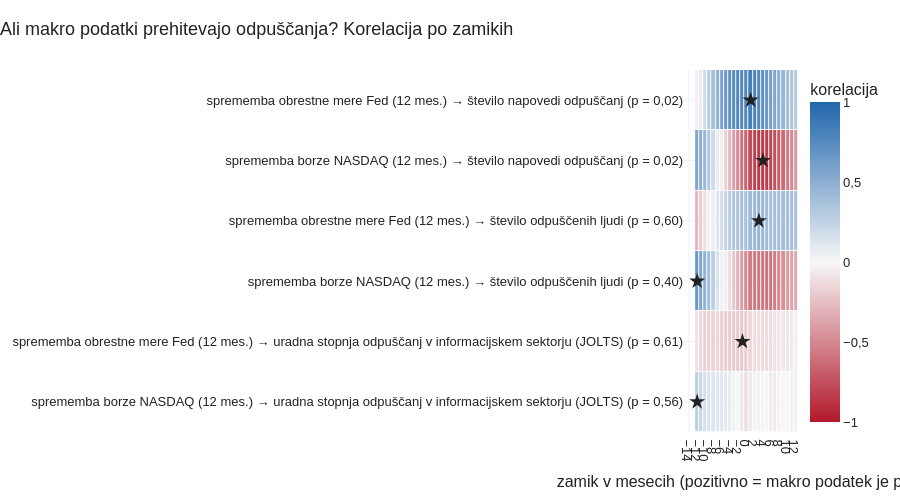

The code cell stored with this chart in its notebook:
### Markdown cell above
## 2. Zakaj ravno takrat?

Zdaj vprašanje "zakaj". Preverimo tri pogoste razlage: dražji denar in padec borze, dva znana datuma (prvo zvišanje obrestne mere in izid ChatGPT) ter prezaposlovanje v času razcveta. Pri vsaki povemo, kaj smo preizkusili in česa podatki ne morejo pokazati.

### Code cell
show("2_zamiki")

### Figure 1 — Plotly figure (JSON) as saved in the notebook; plotly's stock layout.template omitted (floating-point values rounded to 4 significant figures; data arrays with more than 128 entries replaced by an {"elided": "..."} marker saying what was removed)
{"data": [{"colorbar": {"title": {"text": "korelacija"}}, "colorscale": [[0, "#B2182B"], [0.5, "#F7F7F7"], [1, "#2166AC"]], "hovertemplate": "zamik %{x} mes.: korelacija %{z:.2f}<extra>%{y}</extra>", "type": "heatmap", "x": [-12, -11, -10, -9, -8, -7, -6, -5, -4, -3, -2, -1, 0, 1, 2, 3, 4, 5, 6, 7, 8, 9, 10, 11, 12], "xgap": 1, "y": ["sprememba obrestne mere Fed (12 mes.) → število napovedi odpuščanj (p = 0,02)", "sprememba borze NASDAQ (12 mes.) → število napovedi odpuščanj (p = 0,02)", "sprememba obrestne mere Fed (12 mes.) → število odpuščenih ljudi (p = 0,60)", "sprememba borze NASDAQ (12 mes.) → število odpuščenih ljudi (p = 0,40)", "sprememba obrestne mere Fed (12 mes.) → uradna stopnja odpuščanj v informacijskem sektorju (JOLTS) (p = 0,61)", "sprememba borze NASDAQ (12 mes.) → uradna stopnja odpuščanj v informacijskem sektorju (JOLTS) (p = 0,56)"], "ygap": 1, "z": {"elided": "6x25 float values"}, "zmax": 1, "zmid": 0, "zmin": -1}, {"hoverinfo": "skip", "marker": {"color": "#222222", "size": 12, "symbol": "star"}, "mode": "markers", "showlegend": false, "type": "scatter", "x": [1, 4, 3, -12, -1, -12], "y": ["sprememba obrestne mere Fed (12 mes.) → število napovedi odpuščanj (p = 0,02)", "sprememba borze NASDAQ (12 mes.) → število napovedi odpuščanj (p = 0,02)", "sprememba obrestne mere Fed (12 mes.) → število odpuščenih ljudi (p = 0,60)", "sprememba borze NASDAQ (12 mes.) → število odpuščenih ljudi (p = 0,40)", "sprememba obrestne mere Fed (12 mes.) → uradna stopnja odpuščanj v informacijskem sektorju (JOLTS) (p = 0,61)", "sprememba borze NASDAQ (12 mes.) → uradna stopnja odpuščanj v informacijskem sektorju (JOLTS) (p = 0,56)"]}], "layout": {"colorway": ["#4C78A8", "#F58518", "#E45756", "#72B7B2", "#54A24B", "#EECA3B", "#B279A2", "#FF9DA6", "#9D755D", "#BAB0AC"], "font": {"color": "#222222", "family": "Arial, Helvetica, sans-serif", "size": 13}, "height": 500, "hoverlabel": {"namelength": -1}, "legend": {"orientation": "h", "x": 0, "y": -0.15, "yanchor": "top"}, "margin": {"b": 60, "l": 380, "r": 30, "t": 70}, "separators": ",.", "title": {"text": "Ali makro podatki prehitevajo odpuščanja? Korelacija po zamikih", "x": 0, "xanchor": "left"}, "xaxis": {"dtick": 2, "title": {"text": "zamik v mesecih (pozitivno = makro podatek je prej)"}}, "yaxis": {"automargin": true, "autorange": "reversed"}}}
